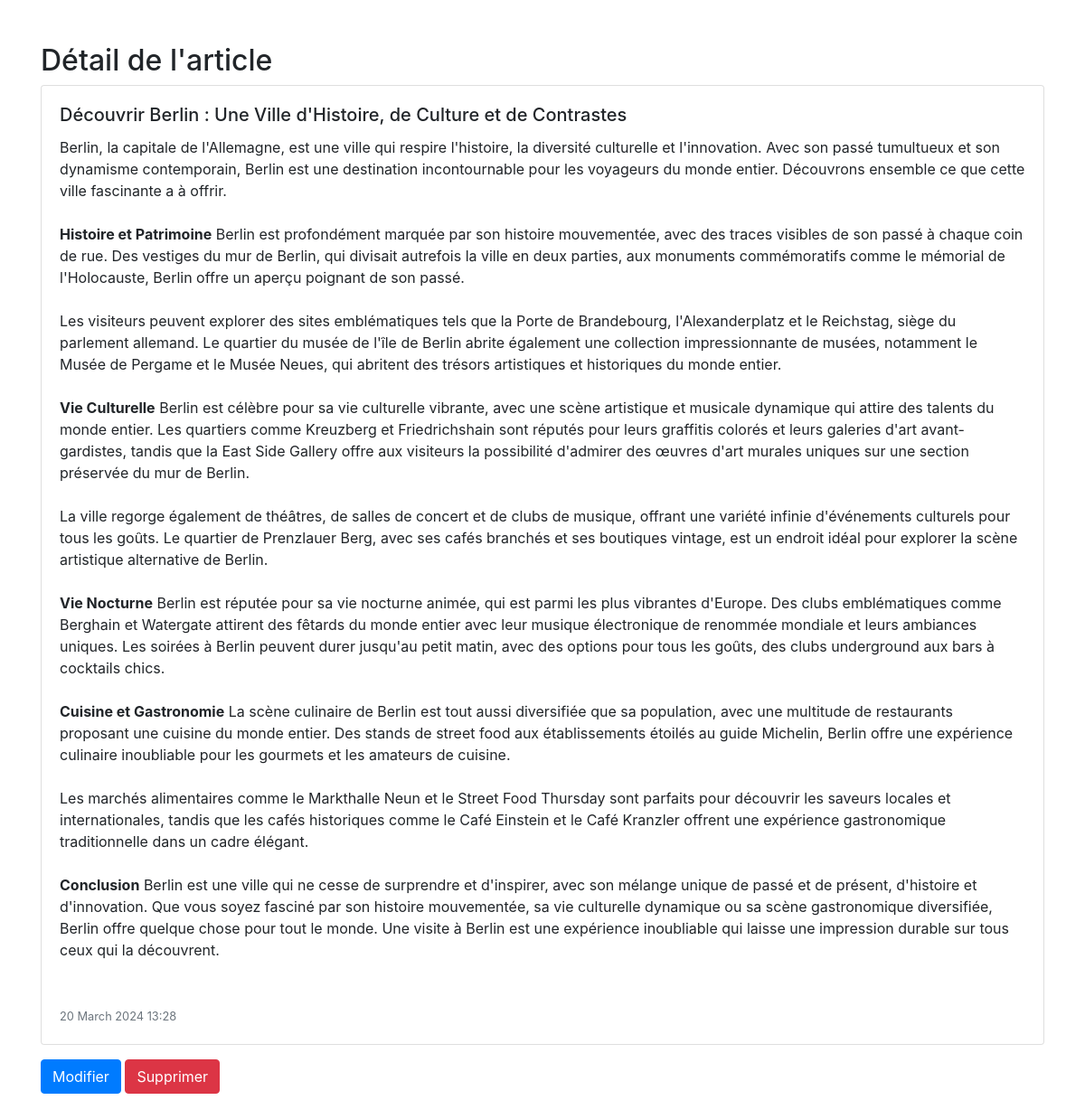
Page /Views/read.html.php?id=44 on the committed database.
### tables this page shows
CREATE TABLE `articles` (
  `id` int(11) NOT NULL,
  `titre` varchar(225) NOT NULL,
  `contenu` text NOT NULL,
  `date_publication` datetime NOT NULL
);

### Models/Articles.php (called while the page is built, shortened)
<?php
    class Articles {
        public static function findOne($id){
            try {
                $pdo = self::conn();
                $req = $pdo->query("SELECT titre, contenu, date_publication FROM articles WHERE id = $id");
                $row = $req->fetch();
                return $row;
            }catch(PDOException $e){
                echo $e;
            }
        }
        private static function conn(){
            try{
                $pdo = new PDO("mysql:host=localhost;dbname=wyMeeTest", "root", "");
                $pdo->setAttribute(PDO::ATTR_ERRMODE, PDO::ERRMODE_EXCEPTION);
                return $pdo;
            }catch(PDOException $e){
                echo "". $e->getMessage();
            }
        }
    }

### Views/read.html.php (the view, shortened to what this page needs)
<!DOCTYPE html>
<html lang="en">
<head>
  <link rel="stylesheet" href="https://stackpath.bootstrapcdn.com/bootstrap/4.5.2/css/bootstrap.min.css">
</head>
<body>
  <div class='container mt-5'>
      <h2>Détail de l'article</h2>
      <?php
        if(isset($_GET['id']) && !empty($_GET['id'])){
        require_once("../Models/Articles.php");
        $id = $_GET['id'];
        $res = Articles::findOne($id);
        $titre = $res['titre'];
        $contenu = $res['contenu'];
        $date = $res['date_publication'];
        $date = strtotime($date);
        $date = date("d F Y H:i", $date);
        echo "<div class='card'>
                  <div class='card-body'>
                    <h5 class='card-title'>".$titre."</h5>
                    <div class='card-text'>".$contenu."</div>
                    <p class='card-text mt-5'><small class='text-muted'>".$date."</small></p>
                  </div>
                </div>
                <div class='mb-5'>
                <a href='update.html.php?id=".$id."' class='btn btn-primary mt-3'>Modifier</a>
                <a href='delete.html.php?id=$id' class='btn btn-danger mt-3'>Supprimer</a>
                </div>
              </div>";
        }
      ?>
</body>
</html>

### rows in the picture
articles: titre "Découvrir Berlin : Une Ville d'Histoire, de Culture et de Contrastes", contenu "Berlin, la capitale de l'Allemagne, est une ville qui respire l'histoire, la diversité culturelle et l'innovation. Avec son passé tumultueux et son dynamisme contemporain, Berlin est une destination incontournable pour les voyageurs du monde entier. Découvrons ensemble ce que cette ville fascinante a à offrir. Histoire et Patrimoine Berlin est profondément marquée par son histoire mouvementée, avec des traces visibles de son passé à chaque coin de rue. Des vestiges du mur de Berlin, qui divisait autrefois la ville en deux parties, aux monuments commémoratifs comme le mémorial de l'Holocauste, Berlin offre un aperçu poignant de son passé. Les visiteurs peuvent explorer des sites…", date_publication "20 March 2024 13:28"
